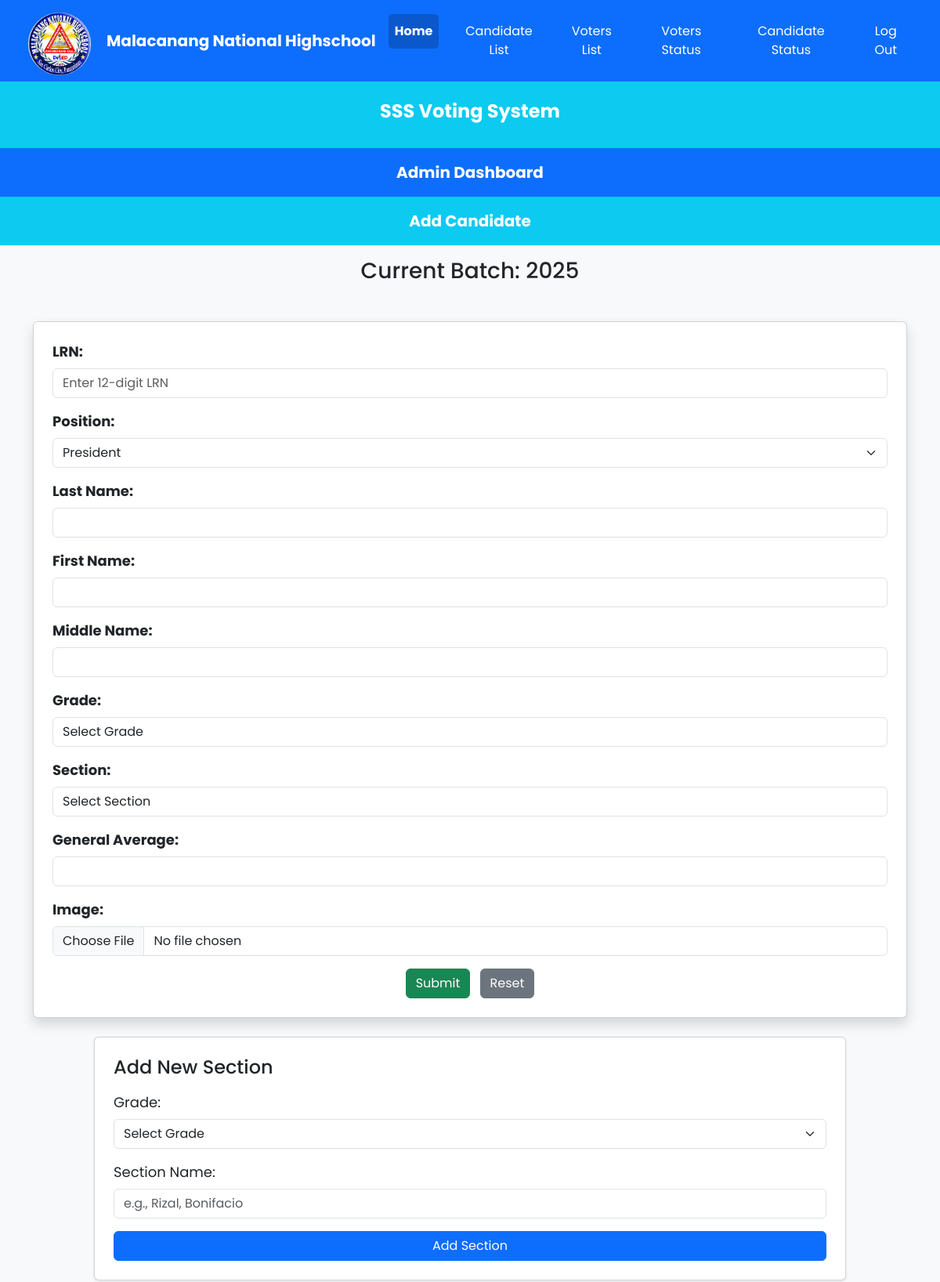
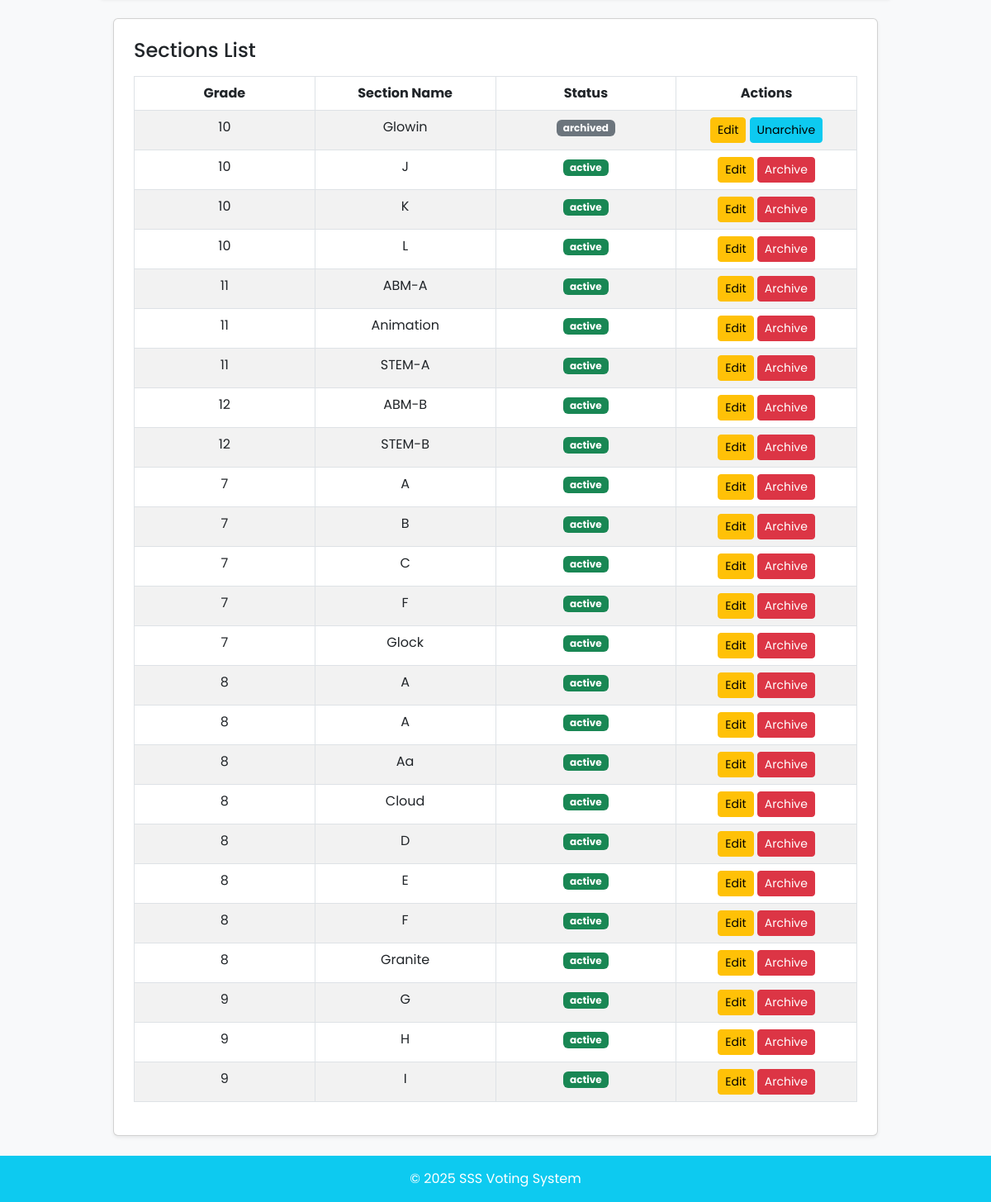
The app's page /school_VS/admin_dashboard.php with its own data (2 pictures, top to bottom).
### tables this page shows
CREATE TABLE `current_batch` (
  `current_batchID` int(11) NOT NULL DEFAULT 1,
  `batch_number` int(11) NOT NULL,
  `updated_at` timestamp NOT NULL DEFAULT current_timestamp() ON UPDATE current_timestamp(),
  PRIMARY KEY (`current_batchID`)
);

CREATE TABLE `sections` (
  `sectionID` int(11) NOT NULL AUTO_INCREMENT,
  `grade` varchar(10) NOT NULL,
  `section` varchar(10) NOT NULL,
  `status` varchar(20) NOT NULL DEFAULT 'active',
  `batch` varchar(50) DEFAULT NULL,
  PRIMARY KEY (`sectionID`)
);

### school_VS/admin_dashboard.php (the view, shortened to what this page needs)
<?php
include('db_connect.php');
$current_batch = 1;
$batch_result = $conn->query("SELECT batch_number FROM current_batch LIMIT 1");
if ($batch_result && $batch_result->num_rows > 0) {
    $batch_row = $batch_result->fetch_assoc();
    $current_batch = isset($batch_row['batch_number']) ? intval($batch_row['batch_number']) : 1;
}
$sections_stmt = $conn->prepare("SELECT * FROM sections ORDER BY grade ASC, section ASC");
$sections_stmt->execute();
$sections_result = $sections_stmt->get_result();
?>
<!DOCTYPE html>
<html lang="en">
<head>
    <link rel="stylesheet" href="style.css">
    <link href="https://cdn.jsdelivr.net/npm/bootstrap@5.3.0/dist/css/bootstrap.min.css" rel="stylesheet">
</head>
<body class="bg-light">
<div class="container-fluid px-0">
        <div class="whole">
            <nav class="navbar navbar-expand-lg navbar-dark bg-primary px-3">
                <img src="temp.png" alt="School Logo" class="rounded-circle mt-2" width="80" style="margin-left: 20px; margin-right: 20px;">
                <a class="navbar-brand fw-bold text-white" href="admin_dashboard.php">Malacanang National Highschool</a>
                <div class="collapse navbar-collapse" id="navbarNav">
                    <ul class="navbar-nav ms-auto">
                        <li class="nav-item"><a class="nav-link active" href="admin_dashboard.php">Home</a></li>
                        <li class="nav-item"><a class="nav-link" href="canprev.php">Candidate List</a></li>
                        <li class="nav-item"><a class="nav-link" href="voters.php">Voters List</a></li>
                        <li class="nav-item"><a class="nav-link" href="voted.php">Voters Status</a></li>
                        <li class="nav-item"><a class="nav-link" href="winners.php">Candidate Status</a></li>
                        <li class="nav-item"><a class="nav-link" href="index.php">Log Out</a></li>
                    </ul>
                </div>
            </nav>
            <div class="text-center bg-info text-white py-4">
                <h1 class="fs-4 fw-bold">SSS Voting System</h1>
            </div>
            <div class="text-center py-3 bg-primary text-white fw-bold fs-5">Admin Dashboard</div>
            <div class="text-center py-3 bg-info text-white fw-bold fs-5">Add Candidate</div>
            <div class="text-center py-3 bg-light text-dark fw-bold fs-5">
                <h3>Current Batch: <?= $current_batch; ?></h3>
            </div>
            <div class="container my-4">
                <div class="card shadow p-4" style="width: 100%; margin: auto;">
                <form action="" method="POST" enctype="multipart/form-data">
    <div class="mb-3">
        <label class="form-label fw-bold">LRN:</label>
        <input type="text" class="form-control" name="lrn" required pattern="\d{12}" maxlength="12" placeholder="Enter 12-digit LRN">
    </div>
    <div class="mb-3">
        <label class="form-label fw-bold">Position:</label>
        <select name="position" class="form-select" required>
            <option value="President">President</option>
        </select>
    </div>
    <div class="mb-3">
        <label class="form-label fw-bold">Last Name:</label>
        <input type="text" class="form-control" name="last_name" required pattern="[A-Za-z ]+" minlength="2" maxlength="50">
    </div>
    <div class="mb-3">
        <label class="form-label fw-bold">First Name:</label>
        <input type="text" class="form-control" name="first_name" required pattern="[A-Za-z ]+" minlength="2" maxlength="50">
    </div>
    <div class="mb-3">
        <label class="form-label fw-bold">Middle Name:</label>
        <input type="text" class="form-control" name="middle_name" required pattern="[A-Za-z ]+" minlength="2" maxlength="50">
    </div>
    <div class="mb-3">
        <label class="form-label fw-bold">Grade:</label>
        <select class="form-control" name="grade" id="grade" required>
            <option value="">Select Grade</option>
        </select>
    </div>
    <div class="mb-3">
        <label class="form-label fw-bold">Section:</label>
        <select class="form-control" name="section" id="section" required>
            <option value="">Select Section</option>
        </select>
    </div>
    <div class="mb-3">
        <label class="form-label fw-bold">General Average:</label>
        <input type="number" class="form-control" name="general_average" step="0.01" min="60" max="100" required>
    </div>
    <div class="mb-3">
        <label class="form-label fw-bold">Image:</label>
        <input type="file" class="form-control" name="image">
    </div>
    <div class="text-center">
        <button type="submit" class="btn btn-success me-2">Submit</button>
        <button type="reset" class="btn btn-secondary">Reset</button>
    </div>
</form>
                </div>
            </div>
<div class="card p-4 mb-4 shadow-sm" style="width: 80%; margin: auto;">
    <h4 class="mb-3">Add New Section</h4>
    <form method="POST">
        <div class="mb-3">
            <label class="form-label">Grade:</label>
            <select name="grade" class="form-select" required>
                <option value="">Select Grade</option>
            </select>
        </div>
        <div class="mb-3">
            <label class="form-label">Section Name:</label>
            <input type="text" name="section" class="form-control" required placeholder="e.g., Rizal, Bonifacio">
        </div>
        <button type="submit" name="add_section" class="btn btn-primary w-100">Add Section</button>
    </form>
</div>
<div class="container mt-4">
    <div class="row justify-content-center">
        <div class="col-12 col-lg-10">
            <div class="card p-4 shadow-sm">
                <h4 class="mb-3">Sections List</h4>
                <div class="table-responsive">
                    <table class="table table-striped table-bordered table-hover text-center">
                        <thead class="thead-dark">
                            <tr>
                                <th>Grade</th>
                                <th>Section Name</th>
                                <th>Status</th>
                                <th>Actions</th>
                            </tr>
                        </thead>
                        <tbody>
                        <?php while ($section = $sections_result->fetch_assoc()) { ?>
                            <tr>
                                <td><?php echo htmlspecialchars($section['grade']); ?></td>
                                <td><?php echo htmlspecialchars($section['section']); ?></td>
                                <td>
                                    <span class="badge bg-<?php echo ($section['status'] == 'active') ? 'success' : 'secondary'; ?>">
                                        <?php echo htmlspecialchars($section['status']); ?>
                                    </span>
                                </td>
                                <td>
                                    <a href="edit_section.php?id=<?php echo $section['sectionID']; ?>" class="btn btn-warning btn-sm">
                                        <i class="fa-solid fa-edit"></i> Edit
                                    </a>
                                    <?php if ($section['status'] == 'active') { ?>
                                        <a href="?archive_section=<?php echo $section['sectionID']; ?>" class="btn btn-danger btn-sm">
                                            <i class="fa-solid fa-archive"></i> Archive
                                        </a>
                                    <?php } else { ?>
                                        <a href="?unarchive_section=<?php echo $section['sectionID']; ?>" class="btn btn-info btn-sm">
                                            <i class="fa-solid fa-unarchive"></i> Unarchive
                                        </a>
                                    <?php } ?>
                                </td>
                            </tr>
                        <?php } ?>
                        </tbody>
                    </table>
                </div>
            </div>
        </div>
    </div>
</div>
<footer class="text-center bg-info text-white py-3 mt-4">
        &copy; 2025 SSS Voting System
    </footer>
        </div>
</body>
</html>

### school_VS/style.css (style rules this page uses)
* { box-sizing: border-box; margin: 0; padding: 0; font-family: 'Poppins', sans-serif; }
body { background-color: aqua; display: flex; flex-direction: column; align-items: center; width: 100vw; overflow-x: hidden; margin: 0; padding: 0; }
.container { display: flex; flex-direction: column; width: 100vw; align-items: center; margin: 0; padding: 0; }
.whole { width: 100vw; height: 100%; margin: 0; padding: 0; }
.navbar { display: flex; justify-content: flex-end; width: 100vw; background-color: #16719b; }
.navbar ul { display: flex; gap: 20px; padding: 10px 0; list-style: none; margin: 0 20px; }
.navbar li a { color: white; text-align: center; padding: 10px 20px; font-size: 16px; text-decoration: none; transition: 0.3s; }
label { font-size: large; }
input, button { padding: 8px; font-size: 16px; border: none; border-radius: 5px; }
button { cursor: pointer; transition: 0.3s; background-color: rgb(72, 150, 205); color: white; }

### school_VS/admin_dashboard.php (style rules this page uses)
body { font-family: 'Poppins', sans-serif; }
.navbar-nav .nav-link { color: white !important; transition: background-color 0.3s ease, color 0.3s ease; }
.navbar-nav .nav-link.active { font-weight: bold; color: #fff !important; background-color: rgba(0, 0, 0, 0.2); border-radius: 5px; }
.card.p-4.mb-4 { width: 100%; margin: auto; }
.table-responsive { width: 100%; overflow-x: auto; }
table { width: 100%; table-layout: fixed; }
th, td { white-space: nowrap; overflow: hidden; text-overflow: ellipsis; }

### records on screen
current_batch: batch_number "2025"
sections: grade "10", section "Glowin", status "archived"
sections: grade "10", section "J", status "active"
sections: grade "10", section "K", status "active"
sections: grade "10", section "L", status "active"
sections: grade "11", section "ABM-A", status "active"
sections: grade "11", section "Animation", status "active"
sections: grade "11", section "STEM-A", status "active"
sections: grade "12", section "ABM-B", status "active"
sections: grade "12", section "STEM-B", status "active"
sections: grade "7", section "A", status "active"
sections: grade "7", section "B", status "active"
sections: grade "7", section "C", status "active"
sections: grade "7", section "F", status "active"
sections: grade "7", section "Glock", status "active"
sections: grade "8", section "A", status "active"
sections: grade "8", section "A", status "active"
sections: grade "8", section "Aa", status "active"
sections: grade "8", section "Cloud", status "active"
sections: grade "8", section "D", status "active"
sections: grade "8", section "E", status "active"
sections: grade "8", section "F", status "active"
sections: grade "8", section "Granite", status "active"
sections: grade "9", section "G", status "active"
sections: grade "9", section "H", status "active"
sections: grade "9", section "I", status "active"
